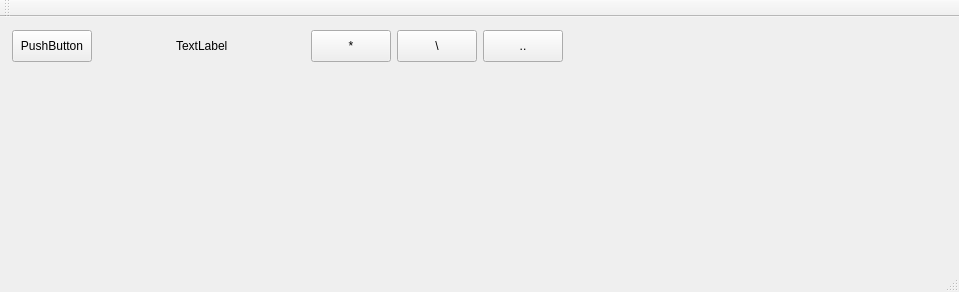
<?xml version="1.0" encoding="UTF-8"?>
<ui version="4.0">
 <class>MainWindow</class>
 <widget class="QMainWindow" name="MainWindow">
  <property name="geometry">
   <rect>
    <x>0</x>
    <y>0</y>
    <width>959</width>
    <height>292</height>
   </rect>
  </property>
  <property name="windowTitle">
   <string>MainWindow</string>
  </property>
  <widget class="QWidget" name="centralwidget">
   <widget class="QWidget" name="">
    <property name="geometry">
     <rect>
      <x>12</x>
      <y>12</y>
      <width>551</width>
      <height>34</height>
     </rect>
    </property>
    <layout class="QHBoxLayout" name="horizontalLayout">
     <item>
      <widget class="QPushButton" name="pushButtonLeft">
       <property name="sizePolicy">
        <sizepolicy hsizetype="Fixed" vsizetype="Fixed">
         <horstretch>5</horstretch>
         <verstretch>5</verstretch>
        </sizepolicy>
       </property>
       <property name="minimumSize">
        <size>
         <width>64</width>
         <height>32</height>
        </size>
       </property>
       <property name="baseSize">
        <size>
         <width>64</width>
         <height>32</height>
        </size>
       </property>
       <property name="text">
        <string>PushButton</string>
       </property>
      </widget>
     </item>
     <item>
      <spacer name="horizontalSpacerLeft">
       <property name="orientation">
        <enum>Qt::Horizontal</enum>
       </property>
       <property name="sizeHint" stdset="0">
        <size>
         <width>40</width>
         <height>20</height>
        </size>
       </property>
      </spacer>
     </item>
     <item>
      <widget class="QLabel" name="label">
       <property name="text">
        <string>TextLabel</string>
       </property>
      </widget>
     </item>
     <item>
      <spacer name="horizontalSpacerRight">
       <property name="orientation">
        <enum>Qt::Horizontal</enum>
       </property>
       <property name="sizeHint" stdset="0">
        <size>
         <width>40</width>
         <height>20</height>
        </size>
       </property>
      </spacer>
     </item>
     <item>
      <widget class="QPushButton" name="pushButtonStar">
       <property name="sizePolicy">
        <sizepolicy hsizetype="Fixed" vsizetype="Fixed">
         <horstretch>32</horstretch>
         <verstretch>0</verstretch>
        </sizepolicy>
       </property>
       <property name="minimumSize">
        <size>
         <width>32</width>
         <height>32</height>
        </size>
       </property>
       <property name="baseSize">
        <size>
         <width>32</width>
         <height>32</height>
        </size>
       </property>
       <property name="text">
        <string>*</string>
       </property>
      </widget>
     </item>
     <item>
      <widget class="QPushButton" name="pushButtonSlash">
       <property name="sizePolicy">
        <sizepolicy hsizetype="Fixed" vsizetype="Fixed">
         <horstretch>0</horstretch>
         <verstretch>0</verstretch>
        </sizepolicy>
       </property>
       <property name="minimumSize">
        <size>
         <width>32</width>
         <height>32</height>
        </size>
       </property>
       <property name="baseSize">
        <size>
         <width>32</width>
         <height>32</height>
        </size>
       </property>
       <property name="text">
        <string>\</string>
       </property>
      </widget>
     </item>
     <item>
      <widget class="QPushButton" name="pushButtonTwoPoint">
       <property name="sizePolicy">
        <sizepolicy hsizetype="Fixed" vsizetype="Fixed">
         <horstretch>32</horstretch>
         <verstretch>0</verstretch>
        </sizepolicy>
       </property>
       <property name="minimumSize">
        <size>
         <width>32</width>
         <height>32</height>
        </size>
       </property>
       <property name="baseSize">
        <size>
         <width>32</width>
         <height>32</height>
        </size>
       </property>
       <property name="text">
        <string>..</string>
       </property>
      </widget>
     </item>
    </layout>
   </widget>
  </widget>
  <widget class="QMenuBar" name="menubar">
   <property name="geometry">
    <rect>
     <x>0</x>
     <y>0</y>
     <width>959</width>
     <height>26</height>
    </rect>
   </property>
  </widget>
  <widget class="QStatusBar" name="statusbar"/>
  <widget class="QToolBar" name="toolBar">
   <property name="windowTitle">
    <string>toolBar</string>
   </property>
   <attribute name="toolBarArea">
    <enum>TopToolBarArea</enum>
   </attribute>
   <attribute name="toolBarBreak">
    <bool>false</bool>
   </attribute>
  </widget>
 </widget>
 <resources/>
 <connections/>
</ui>
